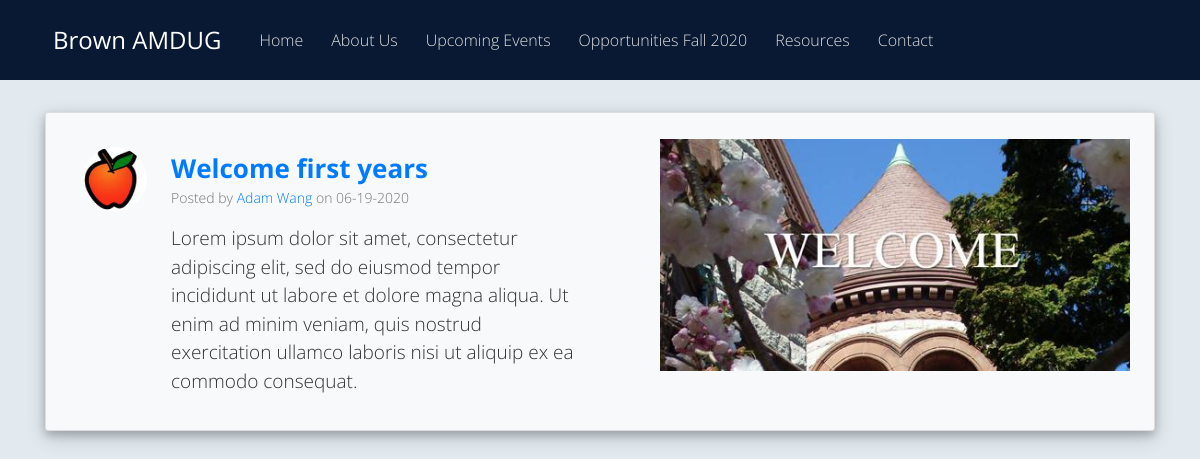
/post/1, run on the app's committed database.
### website/models.py (models this page shows, shortened)
class User(db.Model, UserMixin):
	id = db.Column(db.Integer, primary_key=True)
	name = db.Column(db.String(20), unique=True, nullable=False)
	email = db.Column(db.String(120), unique=True, nullable=False)
	image_file = db.Column(db.String(20), nullable=False, default='default.png')
	password = db.Column(db.String(20), nullable=False)
	posts = db.relationship('Post', backref='author', lazy=True)

class Post(db.Model):
	id = db.Column(db.Integer, primary_key=True)
	title = db.Column(db.String(100), nullable=False)
	date_posted = db.Column(db.DateTime, nullable=False, default=datetime.now)
	content = db.Column(db.Text, nullable=False)
	user_id = db.Column(db.Integer, db.ForeignKey('user.id'), nullable=False)
	image_file = db.Column(db.String(20), nullable=False, default='default.png')

### website/posts/routes.py (the view)
@posts.route("/post/<int:post_id>")
def post(post_id):
	post = Post.query.get_or_404(post_id)
	return render_template('post.html', title=post.title, post=post)

### website/templates/post.html (shortened to what this page needs)
{% extends "layout.html" %}
{% block content %}
	<article class="media content-section shadow bg-light">
		<img class="rounded-circle article-img mt-4 ml-3" src="{{ url_for('static', filename='profile_pics/' + post.author.image_file) }}">
	  	<div class="media-body row">
			<div class="col-lg-6">
				<div class="article-metadata pt-4 pl-2 pr-5">
					<p class="article-title font-weight-bold pt-2"><a href="{{ url_for('posts.post', post_id=post.id) }}">{{ post.title }}</a></p>
					<p class="article-author">Posted by <a href="{{ url_for('users.user_posts', name=post.author.name) }}">{{ post.author.name }}</a> on {{ post.date_posted.strftime('%m-%d-%Y') }}</p>
					<p class="article-content">{{ post.content }}</p>
				</div>
			</div>
			<div class="col-lg-6">
				<img class="img-fluid float-right mt-3 mb-3 mr-1" src="{{ url_for('static', filename='event_pics/' + post.image_file) }}">
			</div>
		</div>
	</article>
{% endblock content %}

### website/static/main.css (style rules this page uses)
body { background: #E2EAF0; color: #333333; margin-top: 5rem; font-family: Arial, Helvetica, sans-serif; }
.content-section { background: #ffffff; padding: 10px 20px; border: 1px solid #dddddd; border-radius: 3px; margin-bottom: 20px; }
.article-title { color: #444444; font-size: 26px; line-height: 100%; margin-bottom: 6px; }
.article-author { white-space: pre-line; font-size: 14px; color: #747474; }
.article-content { font-size: 19px; white-space: pre-line; }
.article-img { height: 65px; width: 65px; margin-right: 16px; object-fit: cover; }
.article-metadata { padding-bottom: 1px; margin-bottom: 8px; }
.shadow { box-shadow: 0 4px 8px 0 rgba(0, 0, 0, 0.2), 0 6px 20px 0 rgba(0, 0, 0, 0.19); }

### website/templates/layout.html (style rules this page uses)
body { font-family: 'Open Sans', sans-serif; font-weight: 300; }

### data on the page
User: image_file (picture), author.name "Adam Wang"
Post: title "Welcome first years", date_posted "06-19-2020", content "Lorem ipsum dolor sit amet, consectetur adipiscing elit, sed do eiusmod tempor incididunt ut labore et dolore magna aliqua. Ut enim ad minim veniam, quis nostrud exercitation ullamco laboris nisi ut aliquip ex ea commodo consequat.", image_file (picture)
